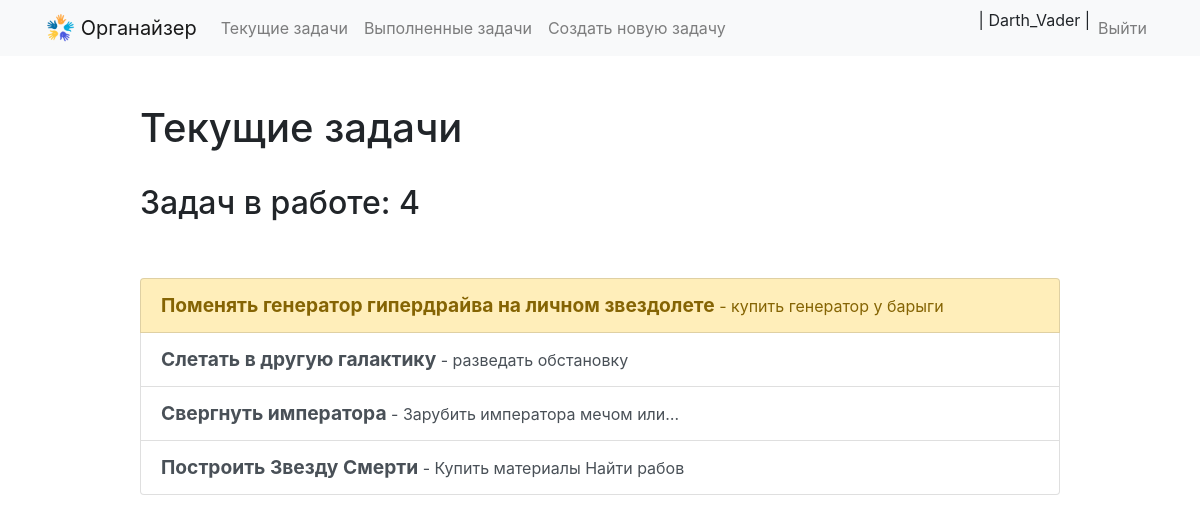
Before: /current/ (signed in) with the older database file.
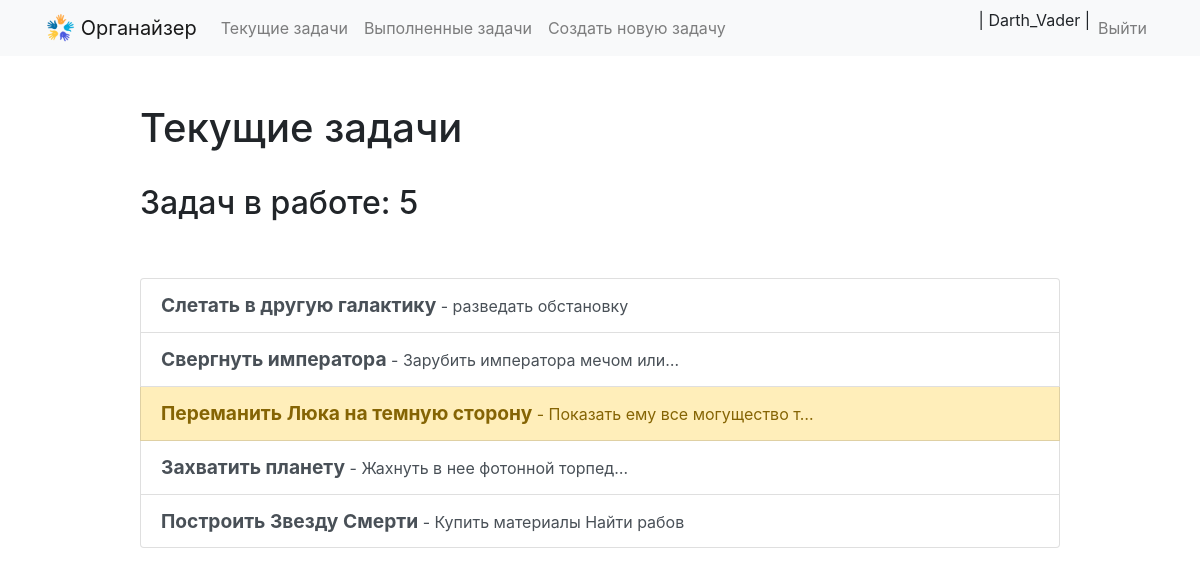
After: the same page with the newer database file.
### todo/models.py (models this page shows, shortened)
class TodoList(models.Model):
    title = models.CharField(max_length=100)
    content = models.TextField(blank=True)  # текстовое поле
    created = models.DateTimeField(auto_now_add=True)  # дата создания
    date_completed = models.DateTimeField(null=True, blank=True)  # дата выполнения
    user = models.ForeignKey(User, on_delete=models.CASCADE)  # foreignkey с помощью
    important = models.BooleanField(default=False)  # атрибут что бы можно было отмечать важна запись или нет
    class Meta:  # используем вспомогательный класс мета для сортировки наших дел
        ordering = ['-created']  # сортировка дел по времени их создания

### todo/views.py (the view)
# urls.py: path('current/', views.current_todos, name='current_todos'),
@login_required
def current_todos(request):
    todos = TodoList.objects.filter(user=request.user, date_completed__isnull=True)
    return render(request, 'todo/current_todos.html', {'todos': todos})

### todo/templates/todo/current_todos.html (shortened to what this page needs)
<!DOCTYPE html>
{% extends 'todo/base.html' %}
{% block content %}
<div class="row justify-content-center mt-5">
        <div class="col-md-10">
            {% if todos %}
                <h1>Текущие задачи</h1>
                <br>
                 <h2>Задач в работе: {{ todos.count }}</h2>
            {% else %}
                           <h1>Текущие задачи</h1>
            {% endif %}
        </div>
    </div>
    <div class="row justify-content-center mt-5">
        <div class="col-md-10">
        {% if todos %}
            <div class="list-group">
                {% for todo in todos %}
                    <a href="{% url 'view_todo' todo.id %}"
                       class="list-group-item list-group-item-action
                       {% if todo.important %}
                       list-group-item-warning
                       {% endif %}">
                        <big><b>{{ todo.title }}</b></big>
                        {% if todo.content %}
                        - {{ todo.content|truncatechars:30 }}
                        {% endif %}
                    </a>
                {% endfor %}
            </div>
        {% else %}
            <div class="text-center">
                <h2>Похоже, у тебя нет задач! Добавляй новые.</h2>
            <br>
            <a role="button" class="btn btn-primary" href="{% url 'create_todo' %}">Новая задача</a>
            </div>
        {% endif %}
        </div>
    </div>
{% endblock %}

Changed rows visible on the page:
no longer on this page (row edited): TodoList: title "Поменять генератор гипердрайва на личном звездолете", content "купить генератор у барыги", important True (drawn)
now on this page (row edited): TodoList: title "Переманить Люка на темную сторону", content "Показать ему все могущество т…", important True (drawn)
now on this page (row edited): TodoList: title "Захватить планету", content "Жахнуть в нее фотонной торпед…"
Other visible differences:
{{ todos.count }}: "4" → "5"
